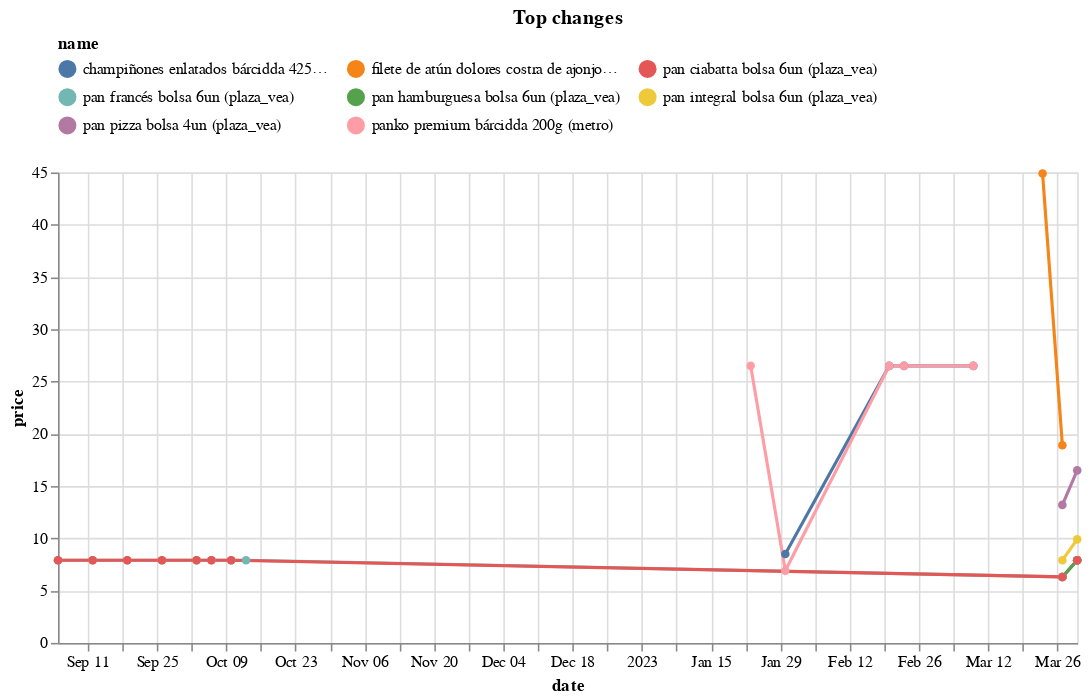

The notebook cell saved with this chart:
### Code cell
(top_changes
 .head(10)
 .drop('change', axis=1)
 .merge(df, on=['store','sku'])
 .pipe(alt.Chart)
 .mark_line(point=True)
 .encode(x='date', y='price', color='name', tooltip=['name','price'])
 .properties(width=650, title='Top changes')
 .configure_legend(orient='top', columns=3)
)

### Figure 1 — Vega-Lite specification as saved in the notebook (floating-point values rounded to 4 significant figures)
{"config": {"view": {"continuousWidth": 400, "continuousHeight": 300}, "legend": {"columns": 3, "orient": "top"}}, "data": {"name": "data-727df200ceac4b13906d8cc8eccc6f4f"}, "mark": {"type": "line", "point": true}, "encoding": {"color": {"field": "name", "type": "nominal"}, "tooltip": [{"field": "name", "type": "nominal"}, {"field": "price", "type": "quantitative"}], "x": {"field": "date", "type": "temporal"}, "y": {"field": "price", "type": "quantitative"}}, "title": "Top changes", "width": 650, "$schema": "https://vega.github.io/schema/vega-lite/v4.17.0.json", "datasets": {"data-727df200ceac4b13906d8cc8eccc6f4f": [{"store": "metro", "sku": 1017225, "brand": "Bárcidda", "uri": "https://www.metro.pe/champinones-enlatados-barcidda-425g-981118/p", "name": "champiñones enlatados bárcidda 425g (metro)", "price": 8.5, "category": "https://www.metro.pe/abarrotes/alimentos-en-conserva/vegetales-en-conserva", "date": "2023-01-30T00:00:00"}, {"store": "metro", "sku": 1017225, "brand": "Bárcidda", "uri": "https://www.metro.pe/champinones-enlatados-barcidda-425g-981118/p", "name": "champiñones enlatados bárcidda 425g (metro)", "price": 26.5, "category": "https://www.metro.pe/abarrotes/alimentos-en-conserva/vegetales-en-conserva", "date": "2023-02-23T00:00:00"}, {"store": "metro", "sku": 1017225, "brand": "Bárcidda", "uri": "https://www.metro.pe/champinones-enlatados-barcidda-425g-981118/p", "name": "champiñones enlatados bárcidda 425g (metro)", "price": 26.5, "category": "https://www.metro.pe/abarrotes/alimentos-en-conserva/vegetales-en-conserva", "date": "2023-03-09T00:00:00"}, {"store": "metro", "sku": 1017225, "brand": "Bárcidda", "uri": "https://www.metro.pe/champinones-enlatados-barcidda-425g-981118/p", "name": "champiñones enlatados bárcidda 425g (metro)", "price": 26.5, "category": "https://www.metro.pe/abarrotes/alimentos-en-conserva/vegetales-en-conserva", "date": "2023-02-20T00:00:00"}, {"store": "plaza_vea", "sku": 10850214, "brand": "DOLORES", "uri": "https://www.plazavea.com.pe/filete-de-atun-dolores-costra-de-ajonjoli-bolsa-304g/p", "name": "filete de atún dolores costra de ajonjolí bolsa 304g (plaza_vea)", "price": 44.9, "category": "https://www.plazavea.com.pe/carnes-aves-y-pescados", "date": "2023-03-23T00:00:00"}, {"store": "plaza_vea", "sku": 10850214, "brand": "DOLORES", "uri": "https://www.plazavea.com.pe/filete-de-atun-dolores-costra-de-ajonjoli-bolsa-304g/p", "name": "filete de atún dolores costra de ajonjolí bolsa 304g (plaza_vea)", "price": 18.9, "category": "https://www.plazavea.com.pe/carnes-aves-y-pescados", "date": "2023-03-27T00:00:00"}, {"store": "metro", "sku": 1017226, "brand": "Bárcidda", "uri": "https://www.metro.pe/panko-premium-barcidda-200g-981119/p", "name": "panko premium bárcidda 200g (metro)", "price": 6.9, "category": "https://www.metro.pe/abarrotes/condimentos-vinagres-y-comida-instantanea/salsas-y-bases-instantaneas", "date": "2023-01-30T00:00:00"}, {"store": "metro", "sku": 1017226, "brand": "Bárcidda", "uri": "https://www.metro.pe/panko-premium-barcidda-200g-981119/p", "name": "panko premium bárcidda 200g (metro)", "price": 26.5, "category": "https://www.metro.pe/abarrotes/condimentos-vinagres-y-comida-instantanea/salsas-y-bases-instantaneas", "date": "2023-02-23T00:00:00"}, {"store": "metro", "sku": 1017226, "brand": "Bárcidda", "uri": "https://www.metro.pe/panko-premium-barcidda-200g-981119/p", "name": "panko premium bárcidda 200g (metro)", "price": 26.5, "category": "https://www.metro.pe/abarrotes/condimentos-vinagres-y-comida-instantanea/salsas-y-bases-instantaneas", "date": "2023-01-23T00:00:00"}, {"store": "metro", "sku": 1017226, "brand": "Bárcidda", "uri": "https://www.metro.pe/panko-premium-barcidda-200g-981119/p", "name": "panko premium bárcidda 200g (metro)", "price": 26.5, "category": "https://www.metro.pe/abarrotes/condimentos-vinagres-y-comida-instantanea/salsas-y-bases-instantaneas", "date": "2023-03-09T00:00:00"}, {"store": "metro", "sku": 1017226, "brand": "Bárcidda", "uri": "https://www.metro.pe/panko-premium-barcidda-200g-981119/p", "name": "panko premium bárcidda 200g (metro)", "price": 26.5, "category": "https://www.metro.pe/abarrotes/condimentos-vinagres-y-comida-instantanea/salsas-y-bases-instantaneas", "date": "2023-02-20T00:00:00"}, {"store": "plaza_vea", "sku": 16823, "brand": "PLAZA VEA", "uri": "https://www.plazavea.com.pe/pan-frances/p", "name": "pan francés bolsa 6un (plaza_vea)", "price": 7.9, "category": "https://www.plazavea.com.pe/panaderia-y-pasteleria", "date": "2022-09-12T00:00:00"}, {"store": "plaza_vea", "sku": 16823, "brand": "PLAZA VEA", "uri": "https://www.plazavea.com.pe/pan-frances/p", "name": "pan francés bolsa 6un (plaza_vea)", "price": 7.9, "category": "https://www.plazavea.com.pe/panaderia-y-pasteleria", "date": "2023-03-30T00:00:00"}, {"store": "plaza_vea", "sku": 16823, "brand": "PLAZA VEA", "uri": "https://www.plazavea.com.pe/pan-frances/p", "name": "pan francés bolsa 6un (plaza_vea)", "price": 7.9, "category": "https://www.plazavea.com.pe/panaderia-y-pasteleria", "date": "2022-10-06T00:00:00"}, {"store": "plaza_vea", "sku": 16823, "brand": "PLAZA VEA", "uri": "https://www.plazavea.com.pe/pan-frances/p", "name": "pan francés bolsa 6un (plaza_vea)", "price": 6.31, "category": "https://www.plazavea.com.pe/panaderia-y-pasteleria", "date": "2023-03-27T00:00:00"}, {"store": "plaza_vea", "sku": 16823, "brand": "PLAZA VEA", "uri": "https://www.plazavea.com.pe/pan-frances/p", "name": "pan francés bolsa 6un (plaza_vea)", "price": 7.9, "category": "https://www.plazavea.com.pe/panaderia-y-pasteleria", "date": "2022-10-10T00:00:00"}, {"store": "plaza_vea", "sku": 16823, "brand": "PLAZA VEA", "uri": "https://www.plazavea.com.pe/pan-frances/p", "name": "pan francés bolsa 6un (plaza_vea)", "price": 7.9, "category": "https://www.plazavea.com.pe/panaderia-y-pasteleria", "date": "2022-09-05T00:00:00"}, {"store": "plaza_vea", "sku": 16823, "brand": "PLAZA VEA", "uri": "https://www.plazavea.com.pe/pan-frances/p", "name": "pan francés bolsa 6un (plaza_vea)", "price": 7.9, "category": "https://www.plazavea.com.pe/panaderia-y-pasteleria", "date": "2022-09-19T00:00:00"}, {"store": "plaza_vea", "sku": 16823, "brand": "PLAZA VEA", "uri": "https://www.plazavea.com.pe/pan-frances/p", "name": "pan francés bolsa 6un (plaza_vea)", "price": 7.9, "category": "https://www.plazavea.com.pe/panaderia-y-pasteleria", "date": "2022-10-13T00:00:00"}, {"store": "plaza_vea", "sku": 16823, "brand": "PLAZA VEA", "uri": "https://www.plazavea.com.pe/pan-frances/p", "name": "pan francés bolsa 6un (plaza_vea)", "price": 7.9, "category": "https://www.plazavea.com.pe/panaderia-y-pasteleria", "date": "2022-10-03T00:00:00"}, {"store": "plaza_vea", "sku": 16823, "brand": "PLAZA VEA", "uri": "https://www.plazavea.com.pe/pan-frances/p", "name": "pan francés bolsa 6un (plaza_vea)", "price": 7.9, "category": "https://www.plazavea.com.pe/panaderia-y-pasteleria", "date": "2022-09-26T00:00:00"}, {"store": "plaza_vea", "sku": 16815, "brand": "PLAZA VEA", "uri": "https://www.plazavea.com.pe/pan-ciabatta/p", "name": "pan ciabatta bolsa 6un (plaza_vea)", "price": 7.9, "category": "https://www.plazavea.com.pe/panaderia-y-pasteleria", "date": "2022-09-12T00:00:00"}, {"store": "plaza_vea", "sku": 16815, "brand": "PLAZA VEA", "uri": "https://www.plazavea.com.pe/pan-ciabatta/p", "name": "pan ciabatta bolsa 6un (plaza_vea)", "price": 7.9, "category": "https://www.plazavea.com.pe/panaderia-y-pasteleria", "date": "2023-03-30T00:00:00"}, {"store": "plaza_vea", "sku": 16815, "brand": "PLAZA VEA", "uri": "https://www.plazavea.com.pe/pan-ciabatta/p", "name": "pan ciabatta bolsa 6un (plaza_vea)", "price": 7.9, "category": "https://www.plazavea.com.pe/panaderia-y-pasteleria", "date": "2022-10-06T00:00:00"}, {"store": "plaza_vea", "sku": 16815, "brand": "PLAZA VEA", "uri": "https://www.plazavea.com.pe/pan-ciabatta/p", "name": "pan ciabatta bolsa 6un (plaza_vea)", "price": 6.31, "category": "https://www.plazavea.com.pe/panaderia-y-pasteleria", "date": "2023-03-27T00:00:00"}, {"store": "plaza_vea", "sku": 16815, "brand": "PLAZA VEA", "uri": "https://www.plazavea.com.pe/pan-ciabatta/p", "name": "pan ciabatta bolsa 6un (plaza_vea)", "price": 7.9, "category": "https://www.plazavea.com.pe/panaderia-y-pasteleria", "date": "2022-10-10T00:00:00"}, {"store": "plaza_vea", "sku": 16815, "brand": "PLAZA VEA", "uri": "https://www.plazavea.com.pe/pan-ciabatta/p", "name": "pan ciabatta bolsa 6un (plaza_vea)", "price": 7.9, "category": "https://www.plazavea.com.pe/panaderia-y-pasteleria", "date": "2022-09-05T00:00:00"}, {"store": "plaza_vea", "sku": 16815, "brand": "PLAZA VEA", "uri": "https://www.plazavea.com.pe/pan-ciabatta/p", "name": "pan ciabatta bolsa 6un (plaza_vea)", "price": 7.9, "category": "https://www.plazavea.com.pe/panaderia-y-pasteleria", "date": "2022-09-19T00:00:00"}, {"store": "plaza_vea", "sku": 16815, "brand": "PLAZA VEA", "uri": "https://www.plazavea.com.pe/pan-ciabatta/p", "name": "pan ciabatta bolsa 6un (plaza_vea)", "price": 7.9, "category": "https://www.plazavea.com.pe/panaderia-y-pasteleria", "date": "2022-10-03T00:00:00"}, {"store": "plaza_vea", "sku": 16815, "brand": "PLAZA VEA", "uri": "https://www.plazavea.com.pe/pan-ciabatta/p", "name": "pan ciabatta bolsa 6un (plaza_vea)", "price": 7.9, "category": "https://www.plazavea.com.pe/panaderia-y-pasteleria", "date": "2022-09-26T00:00:00"}, {"store": "plaza_vea", "sku": 11242, "brand": "PLAZA VEA", "uri": "https://www.plazavea.com.pe/pan-hamburguesa/p", "name": "pan hamburguesa bolsa 6un (plaza_vea)", "price": 7.9, "category": "https://www.plazavea.com.pe/panaderia-y-pasteleria", "date": "2023-03-30T00:00:00"}, {"store": "plaza_vea", "sku": 11242, "brand": "PLAZA VEA", "uri": "https://www.plazavea.com.pe/pan-hamburguesa/p", "name": "pan hamburguesa bolsa 6un (plaza_vea)", "price": 6.31, "category": "https://www.plazavea.com.pe/panaderia-y-pasteleria", "date": "2023-03-27T00:00:00"}, {"store": "plaza_vea", "sku": 10728, "brand": "PLAZA VEA", "uri": "https://www.plazavea.com.pe/pan-frances-bolsa-6un/p", "name": "pan francés bolsa 6un (plaza_vea)", "price": 7.9, "category": "https://www.plazavea.com.pe/panaderia-y-pasteleria", "date": "2023-03-30T00:00:00"}, {"store": "plaza_vea", "sku": 10728, "brand": "PLAZA VEA", "uri": "https://www.plazavea.com.pe/pan-frances-bolsa-6un/p", "name": "pan francés bolsa 6un (plaza_vea)", "price": 6.31, "category": "https://www.plazavea.com.pe/panaderia-y-pasteleria", "date": "2023-03-27T00:00:00"}, {"store": "plaza_vea", "sku": 10310, "brand": "PLAZA VEA", "uri": "https://www.plazavea.com.pe/pan-ciabatta-bolsa-6un/p", "name": "pan ciabatta bolsa 6un (plaza_vea)", "price": 7.9, "category": "https://www.plazavea.com.pe/panaderia-y-pasteleria", "date": "2023-03-30T00:00:00"}, {"store": "plaza_vea", "sku": 10310, "brand": "PLAZA VEA", "uri": "https://www.plazavea.com.pe/pan-ciabatta-bolsa-6un/p", "name": "pan ciabatta bolsa 6un (plaza_vea)", "price": 6.31, "category": "https://www.plazavea.com.pe/panaderia-y-pasteleria", "date": "2023-03-27T00:00:00"}, {"store": "plaza_vea", "sku": 9762, "brand": "PLAZA VEA", "uri": "https://www.plazavea.com.pe/pan-integral/p", "name": "pan integral bolsa 6un (plaza_vea)", "price": 9.9, "category": "https://www.plazavea.com.pe/panaderia-y-pasteleria", "date": "2023-03-30T00:00:00"}, {"store": "plaza_vea", "sku": 9762, "brand": "PLAZA VEA", "uri": "https://www.plazavea.com.pe/pan-integral/p", "name": "pan integral bolsa 6un (plaza_vea)", "price": 7.91, "category": "https://www.plazavea.com.pe/panaderia-y-pasteleria", "date": "2023-03-27T00:00:00"}, {"store": "plaza_vea", "sku": 9818, "brand": "PLAZA VEA", "uri": "https://www.plazavea.com.pe/pan-pizza/p", "name": "pan pizza bolsa 4un (plaza_vea)", "price": 16.5, "category": "https://www.plazavea.com.pe/panaderia-y-pasteleria", "date": "2023-03-30T00:00:00"}, {"store": "plaza_vea", "sku": 9818, "brand": "PLAZA VEA", "uri": "https://www.plazavea.com.pe/pan-pizza/p", "name": "pan pizza bolsa 4un (plaza_vea)", "price": 13.2, "category": "https://www.plazavea.com.pe/panaderia-y-pasteleria", "date": "2023-03-27T00:00:00"}]}}
